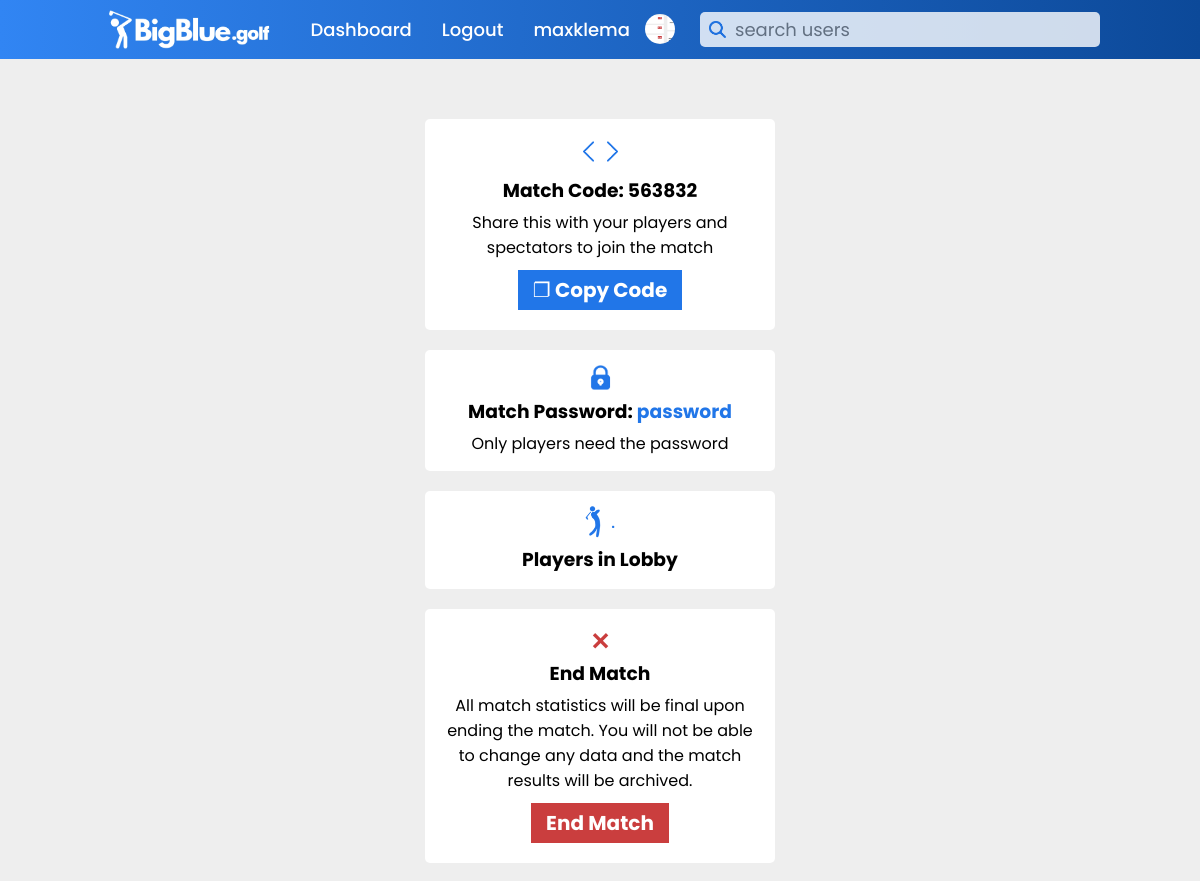
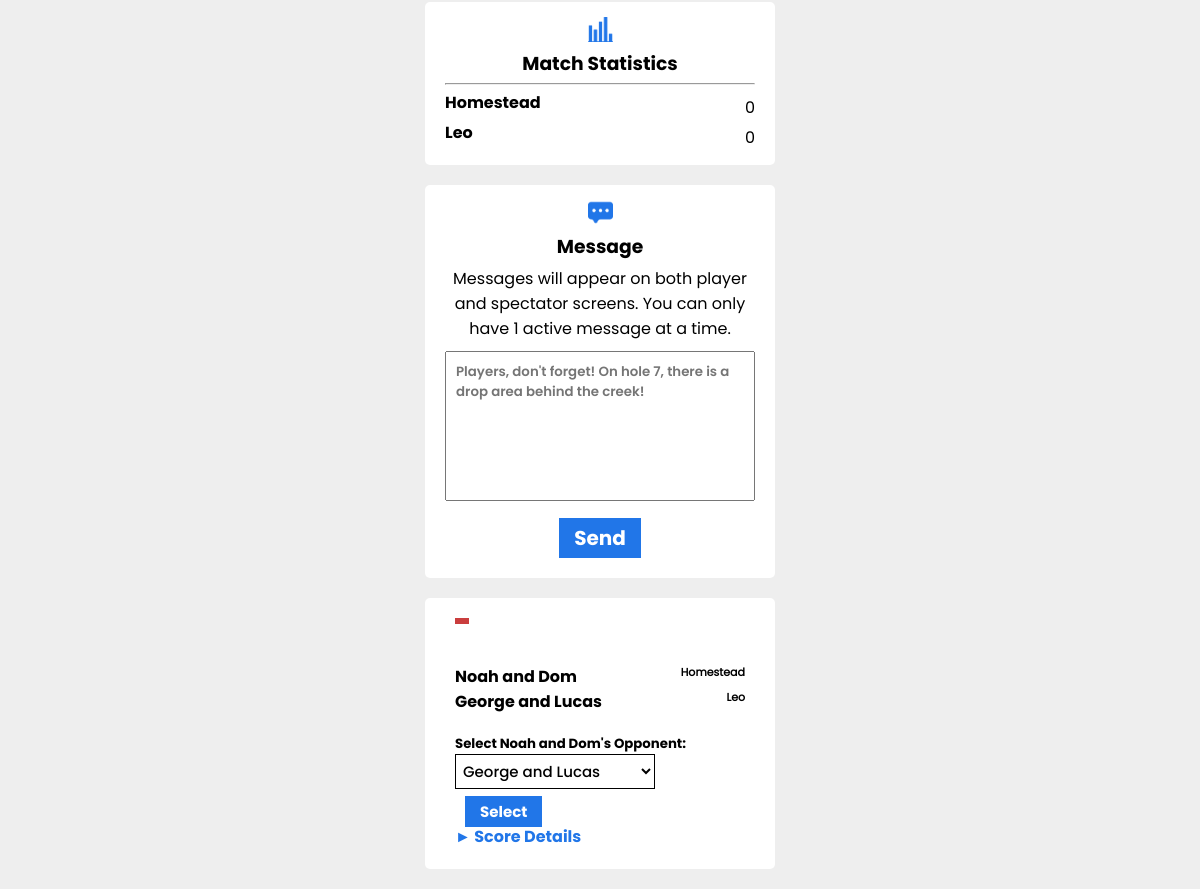
The page /active_match_view/34 (signed in) on the database its author committed (2 pictures, top to bottom).
### main.py (models this page shows, shortened)
class users(db.Model):
    _id = db.Column("id", db.Integer, primary_key=True)
    name = db.Column(db.String(100))
    username = db.Column(db.String(50))
    password = db.Column(db.String(50))
    email = db.Column(db.String(100))
    rank = db.Column(db.String(10))
    gender = db.Column(db.String(10))
    bio = db.Column(db.String(500))
    team = db.Column(db.String(25))
    verified = db.Column(db.Integer)
    pic = db.Column(db.String)
    banner = db.Column(db.String)
    first_login = db.Column(db.DateTime, default="2022-06-03 03:15:12.433675")
    last_login = db.Column(db.DateTime, default="2022-06-03 03:15:12.433675")

class match(db.Model):
    _id = db.Column("id", db.Integer, primary_key=True)
    match_name = db.Column(db.String(50))
    match_course = db.Column(db.String(50))
    event_type = db.Column(db.String(1))
    match_type = db.Column(db.String(25))
    start_time = db.Column(db.String(25))
    end_time = db.Column(db.String(25))
    teams1 = db.Column(db.String())
    total_players = db.Column(db.Integer)
    scores_file = db.Column(db.String(50))
    match_code = db.Column(db.String(6))
    match_password = db.Column(db.String())
    created_by = db.Column(db.String())
    match_live = db.Column(db.Integer, default=0)

### main.py (the view)
@app.route("/active_match_view/<json_data_input>")
def active_match_view(json_data_input):
    json_data = None
    try:
        json_data = Scoring.return_data(json_data_input)
    except:
        return redirect(url_for('error', msg='This match is not yet live.'))
    scores = []
    found_user=''
    try:
        found_user = users.query.filter_by(username=session['active_user'][0]).first()
    except:
        found_user = ''
    if json_data['match_info']['gamemode'] == 'Match Play' and json_data['match_info']['match_type'] == 'Teams':
        scores = Scoring.calc_match_play_results(json_data['match_info']['id'])
        players_used = []
        for player in json_data["players"]:
            try:
                opponent = json_data["players"][player]["opponent"]
                players_used.append(player)
                players_used.append(opponent)
            except:
                continue
    elif json_data['match_info']['gamemode'] == 'Stroke Play' and json_data['match_info']['match_type'] == 'Teams':
        scores = Scoring.calc_match_results(json_data['match_info']['id'])
    if match_security('active_user', json_data_input):
        return render_template("active_match_view.html", data=found_user, playerdata=json_data, scoring_data=scores, rank=session['active_user'][2])
    else:
        return redirect(url_for('error', userdata=found_user, msg="You do not have access to this site!"))

### main.py (called while the page is built)
def match_security(session_type: str, match_id: str) -> bool: #this is for all of the control routes
    found_match = match.query.filter_by(_id=match_id).first()
    try:
        if 'coach' in session[session_type] and found_match.created_by == session[session_type][0]:
            return True
        else:
            return False
    except:
        return False

    def return_data(filename):
        with open("static/score_files/" + str(filename) + ".json", "r") as file:
            file.seek(0)
            data = json.load(file)
            return data

### templates/active_match_view.html (shortened to what this page needs)
{% if data.rank == 'coach' %}
    {% extends "indexcontentcoachlogin.html" %}
{% elif data.rank == 'player' %}
    {% extends "indexcontentplayerlogin.html" %}
{% else %}
    {% extends "indexcontent.html" %}
{% endif %}
{% block content %}
<link rel="stylesheet" href="{{ url_for('static', filename='styles/coach_match_view.css') }}">
<div class="page-container-parent">
    <div class="page-container">
        {% if playerdata['match_info']['gamemode'] == 'Match Play' %}
        <div class="player-cards">
            {% for player in playerdata['players'] %}
                {% if playerdata['players'][player]['team'] == playerdata['match_info']['home_team']%}
                <div class="match-card">
                        <summary>
                            <div class="card-header-info">
                                <div class="card-general-stats">
                                    {% if playerdata['players'][player]['opponent'] != "" %}
                                        <h3 id="match_status_h3_{{player}}"></h3>
                                    {% else %}
                                        <h3 id="match_status_h3_{{player}}">No Opponent</h3>
                                {% endif %}
                                </div>
                                <div class="both-player-cards">
                                    <div class="card-home-player">
                                        <h3 id="player-name">{{player | replace('%20', ' ') }}</h3>
                                        <h5 class="team_name_header" >{{playerdata['players'][player]['team']}}</h5>
                                    </div>
                                    <div class="card-away-player">
                                        <h3>{{playerdata['players'][player]['opponent']}}</h3>
                                        <h5 class="team_name_header" id="opponent_team_header">{{playerdata['match_info']['away_team']}}</h5>
                                    </div>
                                </div>
                            </div>
                            <form onsubmit="change_form_route()" id="change_opponent_form" action="">
                                <h5>Select {{player}}'s Opponent:</h5>
                                <select id="select_opponent_{{player}}" name="" id="choose-opponent">
                                    {% for opponent in playerdata['players'] %}
                                        {% if playerdata['players'][opponent]['team'] == playerdata['match_info']['away_team']%}
                                            <option>{{opponent}}</option>
                                        {% endif %}
                                    {% endfor %}
                                </select>
                                <a id="" href='' onclick="this.href = '/change_opponent/{{playerdata['match_info']['id']}}/{{player}}/' + document.getElementById('select_opponent_{{player}}').value">Select</a>
                            </form>
                        </summary><details class="custom-details">
                            <summary>Score Details</summary>
                            {% set opponent = playerdata['players'][player]['opponent'] %}
                    </details>
                </div>
                {% endif %}
            {% endfor %}
        </div>
        {% endif %}
        <div class="match-information">
            <div class="code-container">
                <img id="code-img" src="{{ url_for('static', filename='logo_graphics/codeicon.png') }}" alt="">
                <h3 id="match-code-h3">Match Code: {{playerdata['match_info']['match_code']}}</h3>
                <p>Share this with your players and spectators to join the match</p>
                <div>
                    <button onclick="copyText();" id="copy-code-button">❐ Copy Code</button>
                </div>
            </div>
            <div class="code-container">
                <img id="lock-img" src="{{ url_for('static', filename='logo_graphics/lock-icon.png') }}" alt="">
                <h3>Match Password: <span style="color: #2176e8;">{{playerdata['match_info']['match_password']}}</span></h3>
                <p>Only players need the password</p>
            </div>
            <div class="code-container">
                <img id="golfer-icon" src="{{ url_for('static', filename='logo_graphics/golfericon.png') }}" alt="">
                <h3>Players in Lobby</h3>
            </div>
            <div class="code-container">
                <h2 style="color: #ca3e3e;">✕</h2>
                <h3>End Match</h3>
                <p>All match statistics will be final upon ending the match. You will not be able to change any data and the match results will be archived.</p>
                <div>
                    <button id="start-match-button"><a href="/end_match/{{playerdata['match_info']['id']}}">End Match</a></button>
                </div>
            </div>
            <div class="code-container">
                <img src="{{ url_for('static', filename='logo_graphics/statsicon.png') }}" alt="">
                <h3>Match Statistics</h3>
                <hr style="margin-bottom: 5px; margin-top: 5px;">
                {% for team in scoring_data %}
                    <div class="stat-container">
                        <h4>{{team[0]}}</h4>
                        <p>{{team[1]}}</p>
                    </div>
                {% endfor %}
            </div>
            <div class="code-container">
                <img src="{{ url_for('static', filename='logo_graphics/messageicon.png') }}" alt="">
                <h3>Message</h3>
                <p>Messages will appear on both player and spectator screens. You can only have 1 active message at a time.</p>
                <form action="">
                    <textarea placeholder="Players, don't forget! On hole 7, there is a drop area behind the creek!" name="message" id="coach-message" cols="30" rows="10" value="{{playerdata['message']}}"></textarea>
                    <button id="copy-code-button"><a href='' onclick="this.href = '/change_message/{{playerdata["match_info"]["id"]}}/' + document.getElementById('coach-message').value; alert('Message Sent!');">Send</a></button>
                </form>
            </div>
        </div>
    </div>
</div>
{% endblock %}

### templates/indexcontentcoachlogin.html (shortened to what this page needs)
<!DOCTYPE html>
<html>
    <head>
    </head>
    <body>
        <header>
            <a href="/">
                <img id="logo-image" src="{{ url_for('static', filename='logo_graphics/BigBlue_NewLogo-White.png') }}" class="logo">
            </a>
            <div>
                <ul class="navigation">
                    <li><a href="/match_dashboard">Dashboard</a></li>
                    <li><a href="/logout">Logout</a></li>
                    <li><a href="/dashboard">{{data.username}}</a></li>
                    <li><a href=""><img id="profile-pic" src="{{ url_for('static', filename='logo_graphics/user_photos/' + data.pic) }}" alt=""></a></li>
                    <form id="search-form" action="/search/" method="post">
                        <input id="searchbar" name="searchbar" type="text" placeholder="search users"></input>
                    </form>
                </ul>
            </div>
        </header>
        {% block content %}
        {% endblock %}
    </body>
</html>

### rows shown on the page
users: username "maxklema", pic (picture), player "Noah and Dom", team "Homestead", playerdata "George and Lucas", match_info.away_team "Leo"
match: match_info.match_password "password"

### other values the page prints
{{ playerdata['match_info']['match_code'] }} "563832"
{{ team[0] }} "Homestead" "Leo"
{{ team[1] }} "0" "0"
form field value "George and Lucas"
